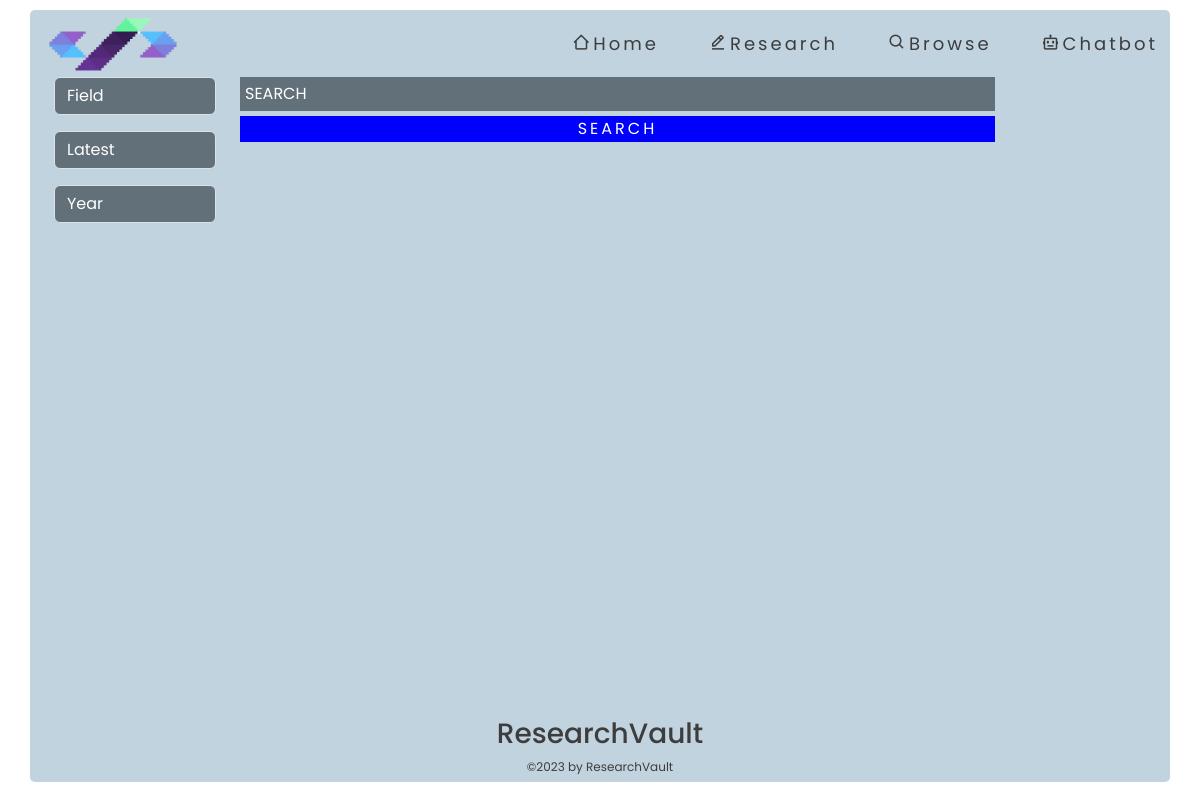
Page /research on the earlier database version.
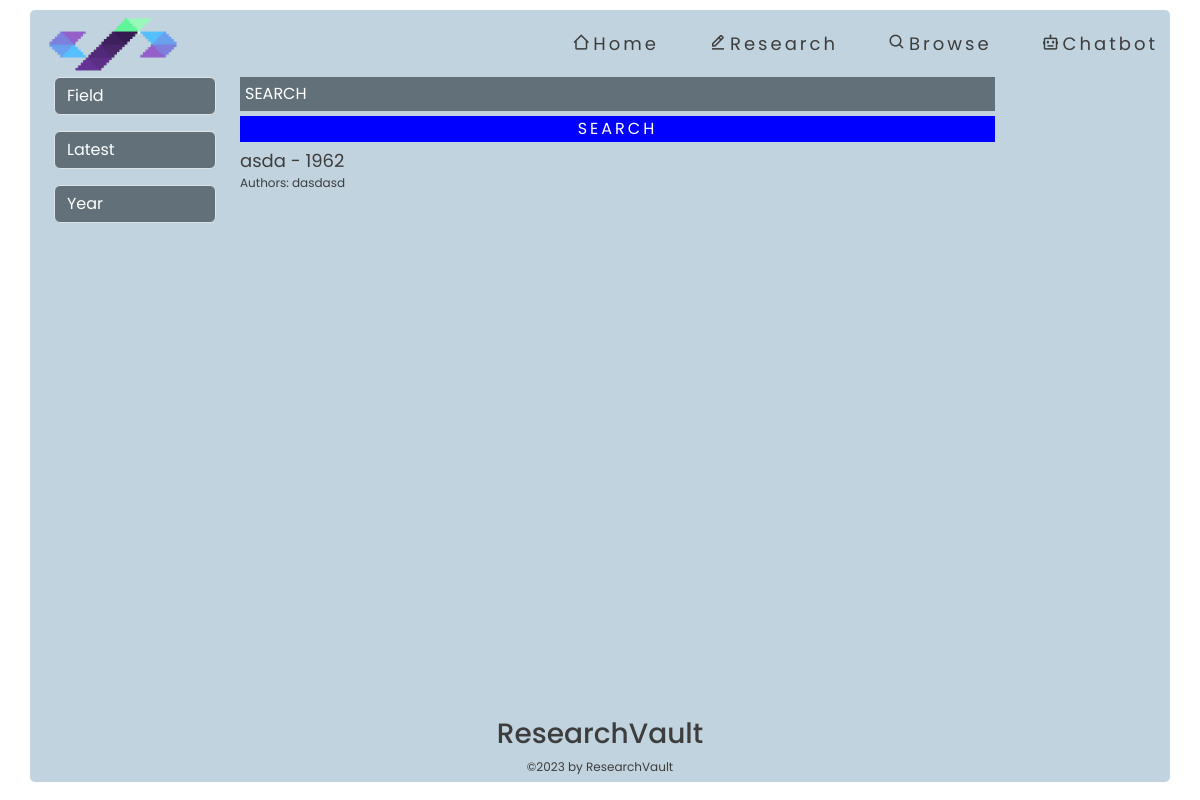
Same page on the later database version.
### tables this page shows
CREATE TABLE "uploads" (
	"id"	INTEGER,
	"title"	TEXT,
	"authors"	TEXT,
	"publicationDate"	TEXT,
	"thesisAdvisor"	TEXT,
	"department"	TEXT,
	"degree"	TEXT,
	"subjectArea"	TEXT,
	"abstract"	REAL,
	"file_path"	TEXT,
	"converted_file_path"	TEXT,
	"status"	INTEGER,
	PRIMARY KEY("id" AUTOINCREMENT)
);

### app.py (the view)
@app.route("/research")
def research():
    try:
        db_conn = DBConnection('database.db')
        selected_sort = request.args.get('sort', 'latest')
        selected_field = request.args.get('field', '')
        selected_year = request.args.get('year', '')
        search_query = request.args.get('search', '')  # Get the search query from the query parameters
        items, unique_subject_areas, unique_years = db_conn.fetch_research_publications(
            selected_sort, selected_field, selected_year, search_query)
        db_conn.close_connection()
        return render_template('research.html', items=items, subject_areas=unique_subject_areas,
                               unique_years=unique_years, selected_sort=selected_sort,
                               selected_field=selected_field, selected_year=selected_year,
                               search_query=search_query)
    except Exception as e:
        print("Error browsing publications:", e)
        return render_template('404.html')

### db_connection.py (called while the page is built)
    def get_db(self):
        db = getattr(g, '_database', None)
        if db is None:
            db = g._database = sqlite3.connect(self.DB)
        return db

    def close_connection(self):
        db = getattr(g, '_database', None)
        if db is not None:
            db.close()

### templates/research.html (shortened to what this page needs)
<!DOCTYPE html>
<html lang="en">
<head>
    <link rel="stylesheet" type="text/css" href="{{ url_for('static', filename='css/research.css') }}">
    <link href='https://unpkg.com/boxicons@2.1.4/css/boxicons.min.css' rel='stylesheet'>
    <link href="https://cdn.jsdelivr.net/npm/bootstrap@5.3.0/dist/css/bootstrap.min.css" rel="stylesheet">
</head>
<body>
    <div class="browse-container container">
        <div class="browse-navbar d-flex justify-content-between align-items-center">
            <img src="static/pics/logo.png" class="img-fluid">
            <div class="browse-right">
                <a href="/" id="home-edit"><i class='bx bx-home-alt-2'></i>Home</a>
                <a href="/research" id="edit-browse"><i class='bx bx-edit-alt'></i>Research</a>
                <a href="/browse" id="browse-browse"><i class='bx bx-search' ></i>Browse</a>
                <a href="/chatbot" id="chatbot-browse"><i class='bx bx-bot'></i></i>Chatbot</a>
            </div>
        </div>
            <div class="browse-content d-flex flex-column flex-grow-1">
                <div class="search-results d-flex flex-column">
                    <div class="container-fluid">
                        <div class="row">
                            <div class="col-md-2">
                                <div class="browse-filter">
                                    <select id="field" class="form-select mb-3" onchange="filterItems()">
                                        <option value="">Field</option>
                                    </select>
                                    <select id="sort" class="form-select mb-3" onchange="filterItems()">
                                        <option value="latest" {% if selected_sort == 'latest' %}selected{% endif %}>Latest</option>
                                    </select>
                                    <input type="number" id="year-input" min="2000" max="2023" step="1" list="year-list" placeholder="Year" class="form-control mb-3" value="{{ selected_year }}" onchange="filterItems()">
                                </div>
                            </div>
                              <div class="col-md-10">
                                <div class="col-md-10">
                                    <div class="browse-result d-flex flex-column">
                                        <input type="search" id="search-input" placeholder="SEARCH" value="{{ search_query }}">
                                        <button type="submit" id="search-button">SEARCH</button>
                                        {% for item in items %}
                                        <a class="browse-item" href="{{ url_for('publication_detail', item_id=item.id) }}" data-subjectArea="{{ item.subjectArea }}">
                                            {{ item.title }} - {{ item.year }}
                                            <p>Authors: {{ item.authors }}</p>
                                        </a>
                                        {% endfor %}
                                    </div>
                                </div>
                            </div>
                            </div>
                            </div>
                            </div>
                            <footer class="text-center">
                                <h3>ResearchVault</h3>
                                <p>©2023 by ResearchVault</p>
                            </footer>
                            </div>
                            </div>
</body>
</html>

### static/css/research.css (style rules this page uses)
* { font-family: 'Poppins', sans-serif; }
body { display: flex; padding: 10px; height: 100vh; color: rgb(61, 61, 61)!important; }
.container { height: 99%; border-radius: 5px; background: rgba(167, 193, 209, 0.7) !important; color: rgb(61, 61, 61)!important; }
img { max-width: 100%; width: 150px; }
a { text-decoration: none !important; color: rgb(61, 61, 61)!important; font-size: clamp(0.75rem, 0.2813rem + 1.5vw, 1.125rem); }
.browse-right { display: flex; font-size: clamp(0.9375rem, 0.5469rem + 1.25vw, 1.25rem); gap: 50px; letter-spacing: 3px; }
.browse-result { display: flex; height: 80vh; }
input, select { background: #627179 !important; border: none; outline: none; color: white !important; }
input::placeholder { color: white !important; }
input[type="search"] { padding: 5px; margin-bottom: 5px; }
#search-button { background-color: blue !important; border: none !important; color: white !important; outline: none !important; letter-spacing: 3px; transition: all 0.3s linear; margin-bottom: 5px; }
h3 { font-size: clamp(0.75rem, 0.2813rem + 1.5vw, 1.125rem); }
p { font-size: clamp(0.625rem, 0.4688rem + 0.5vw, 0.75rem); }
.browse-filter { display: block; }
.browse-item { display: block; text-decoration: none; color: #000; margin-bottom: 8px; transition: all 0.3s linear; }

Differences in the rows shown:
added uploads: title "asda", year "1962", authors "dasdasd"
